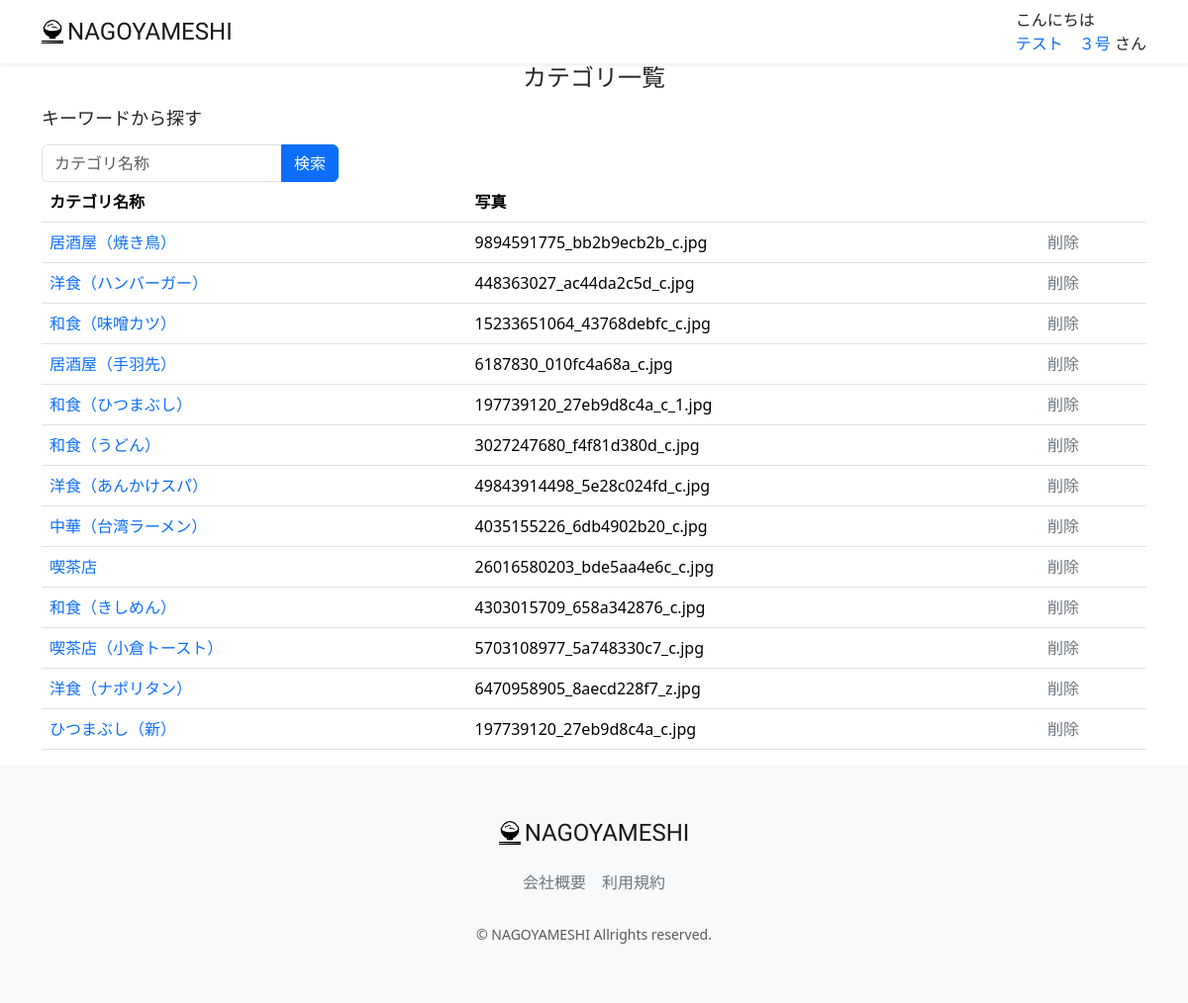
Before: /category-list/ (signed in) with the older database file.
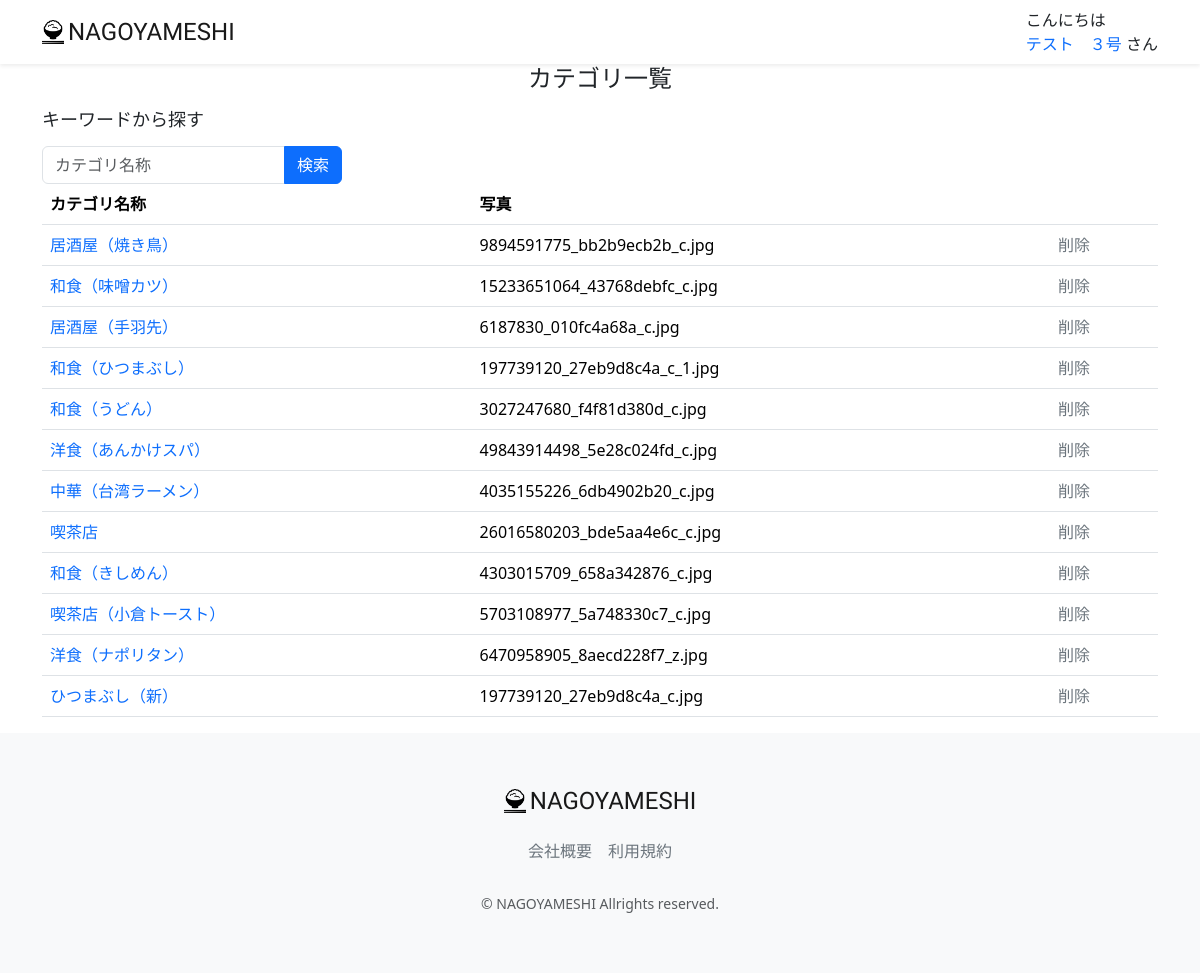
After: the same page with the newer database file.
### accounts/models.py (models this page shows, shortened)
class CustomUser(AbstractUser):
    GENDER_TYPES = (
        ("男性","男性"),
        ("女性","女性"),
        ("未回答","未回答"),
    )
    user_name_kanji = models.CharField("名前" ,max_length=20, blank=False, null=False)
    user_name_kana = models.CharField("ふりがな" ,max_length=50, blank=False, null=False)
    birthday = models.CharField("生年月日" , max_length=20, null=True, blank=True)
    gender = models.CharField("性別", max_length=50, choices=GENDER_TYPES, blank=True)
    job = models.ForeignKey(Job, on_delete=models.PROTECT, blank=True, null=True)
    is_subscribed = models.BooleanField(default=False, verbose_name="有料会員")
    card_name = models.CharField(max_length=128, null=True, blank=True, verbose_name="カード名義")
    card_number = models.CharField(max_length=128, null=True, blank=True, verbose_name="カード番号")
    regist_date = models.DateTimeField(default=timezone.now)
    created_day = models.DateTimeField("登録日", default=datetime.datetime.now, null=True, blank=True)
    updated_day = models.DateTimeField("更新日", default=datetime.datetime.now, null=True, blank=True)
    deleted_day = models.DateTimeField("削除日", null=True, blank=True)
    class Meta:
        verbose_name_plural = "CustomUser"

### restaurant/models.py (models this page shows, shortened)
class Category(models.Model):
    name = models.CharField(verbose_name="カテゴリー名", max_length=200)
    photo = models.ImageField(verbose_name='写真', blank=True, null=True)
    class Meta:
        verbose_name_plural = "Category"

### restaurant/views.py (the view)
# urls.py: path("category-list/", views.CategoryListView.as_view(), name="category_list"),
class CategoryListView(mixins.OnlyStuffUserMixin, generic.ListView):
    model = models.Category
    template_name = 'admin/category_list.html'
    def get_queryset(self):
        keyword = self.request.GET.get('keyword')
        button_type = self.request.GET.get('button_type')
        print(f'button_type {button_type}')
        keyword = keyword if keyword is not None else ''
        if button_type == 'keyword':
            self.request.session['keyword_session'] = keyword
        keyword_session = self.request.session.get('keyword_session')
        if keyword_session is not None :
            queryset = models.Category.objects.filter(Q(name__icontains=keyword_session)).order_by('id')
        else:
            queryset = models.Category.objects.all().order_by('id')
        return queryset
    def get_context_data(self, **kwargs):
        context = super(CategoryListView, self).get_context_data(**kwargs)
        return context

### accounts/mixins.py (called while the page is built)
    def test_func(self):
        return self.request.user.is_staff

### restaurant/templatetags/custom_tag.py (called while the page is built)
@register.filter
def honor(val):
    return 'さん'

@register.filter
def greet(val):
    greeting = 'ようこそ'
    now = datetime.datetime.now()
    if now.hour <= 8:
        greeting = 'おはようございます'
    elif now.hour <= 18:
        greeting = 'こんにちは'
    else:
        greeting = 'こんばんは'
    return f'{greeting}'

### restaurant/templates/admin/category_list.html (shortened to what this page needs)
{% extends "layout/base.html" %}
{% load static %}
{% block content %}
<main>
    <h1 class="mb-3 text-center">カテゴリ一覧</h1>
    <div class="container nagoyameshi-container">
        <h3 class="mb-3">キーワードから探す</h3>
        <form method="GET" action="{% url 'category_list' %}"class="user-search-box">
            <div class="input-group">
                <input type="text" class="form-control" placeholder="カテゴリ名称" name="keyword">
                <button type="submit" class="btn btn-primary text-whiteshadow-sm">検索</button>
            </div>
        </form>
    </div>
    <div class="container nagoyameshi-container">
        <table class="table">
            <thead>
                <tr>
                    <th scope="col">カテゴリ名称</th>
                    <th scope="col">写真</th>
                    <th></th>
                </tr>
            </thead>
            <tbody>
                {% for category in object_list %}
                    <tr>
                        <td>
                            <a href="{% url 'category_detail' category.id %}">
                            {{ category.name }}
                            </a>
                        </td>
                        <td>{{ category.photo }} </td>
                        <td>
                            <a href="#" class="link-secondary" data-bs-toggle="modal" data-bs-target="#deleteCategoryModal" data-category-id="{{ category.id}}" data-category-name=" {{category.name }}">
                            削除
                            </a>
                        </td>
                    </tr>
                {% endfor %}
            </tbody>
        </table>
    </div>
</main>
{% endblock %}

### restaurant/templates/layout/base.html (shortened to what this page needs)
{% load static %}
{% load custom_tag %}
<!DOCTYPE html>
<html lang="ja">
    <head>
        <link href="https://cdn.jsdelivr.net/npm/bootstrap@5.3.3/dist/css/bootstrap.min.css" rel="stylesheet">
        <link href="{% static 'css/nagoyameshi.css' %}" rel="stylesheet">
    </head>
    <body>
        <div id="app" class="wrapper">
            <nav class="navbar navbar-expand-md navbar-light bg-white shadow-sm">
                <div class="container nagoyameshi-container">
                    <a class="navbar-brand app-name" href="{% url 'top_page' %}">
                    <div class="d-flex align-items-center">
                        <img class="nagoyameshi-logo me-1" src="{% static 'images/logo/logo.png' %}" alt="nagoyameshi">NAGOYAMESHI
                    </div>
                    </a>
                    <div class="collapse navbar-collapse" id="navbarSupportedContent">
                        <ul class="navbar-nav ms-auto">
                            {% if user.is_staff %}
                            <li class="nav-item dropdown">
                                {{user.user_name_kanji|greet}}
                                <br>
                                <a id="navbarDropdown" class="nav-linkdropdown-toggle" href="#" role="button" data-bs-toggle="dropdown" aria-haspopup="true" aria-expanded="false" v-pre>
                                    {{ user.user_name_kanji}}
                                </a>
                                {{user.user_name_kanji|honor}}
                            </li>
                            {% endif %}
                        </ul>
                    </div>
                </div>
            </nav>
            {% block content %}{% endblock %}
            <footer class="bg-light">
                <div class="d-flex justify-content-center footer-logo">
                    <a class="navbar-brand app-name" href="{% url 'top_page' %}">
                        <div class="d-flex align-items-center">
                            <img class="nagoyameshi-logo me-1" src="{% static 'images/logo/logo.png' %}" alt="nagoyameshi">
                               NAGOYAMESHI
                        </div>
                    </a>
                </div>
                <div class="d-flex justify-content-center footer-link">
                    <a href="{% url 'company_page' %}" class="link-secondary me-3">会社概要</a>
                    <a href="{% url 'terms_page' %}" class="link-secondary">利用規約</a>
                </div>
                <p class="text-center text-muted small mb-0">&copy; NAGOYAMESHI Allrights reserved.</p>
            </footer>
        </div>
    </body>
</html>

### static/css/nagoyameshi.css (style rules this page uses)
.wrapper { min-height: 100vh; position: relative; padding-bottom: 240px; box-sizing: border-box; }
.nagoyameshi-logo { height: 24px; }
.app-name { font-family: 'Carter One', cursive; font-size: 24px; color: #191919; }
footer { width: 100%; height: 240px; position: absolute; bottom: 0; padding: 50px 15px; }
.footer-logo { margin-bottom: 20px; }
.footer-link { margin-bottom: 30px; }
h1 { font-size: 1.5rem; }
h3 { font-size: 1.125rem; }
.user-search-box { max-width: 300px; }
a { text-decoration: none !important; }

Changed rows visible on the page:
removed Category: name "洋食（ハンバーガー）", photo "448363027_ac44da2c5d_c.jpg"
